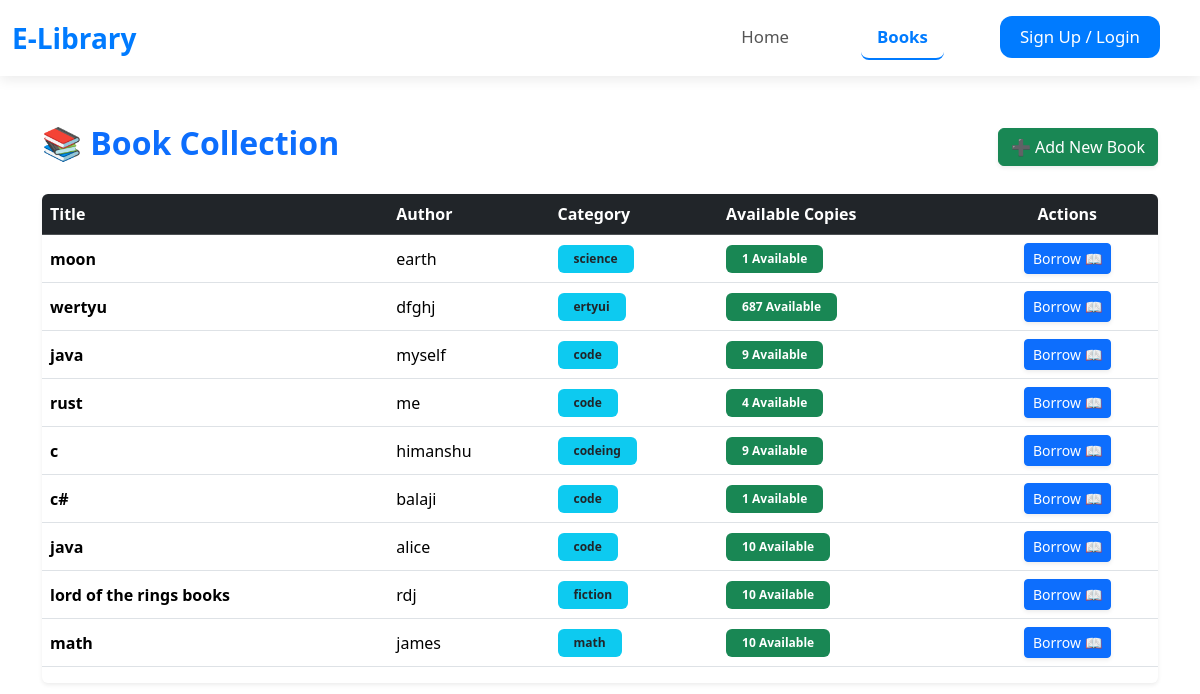
/books/, run on an earlier commit of the app's database.
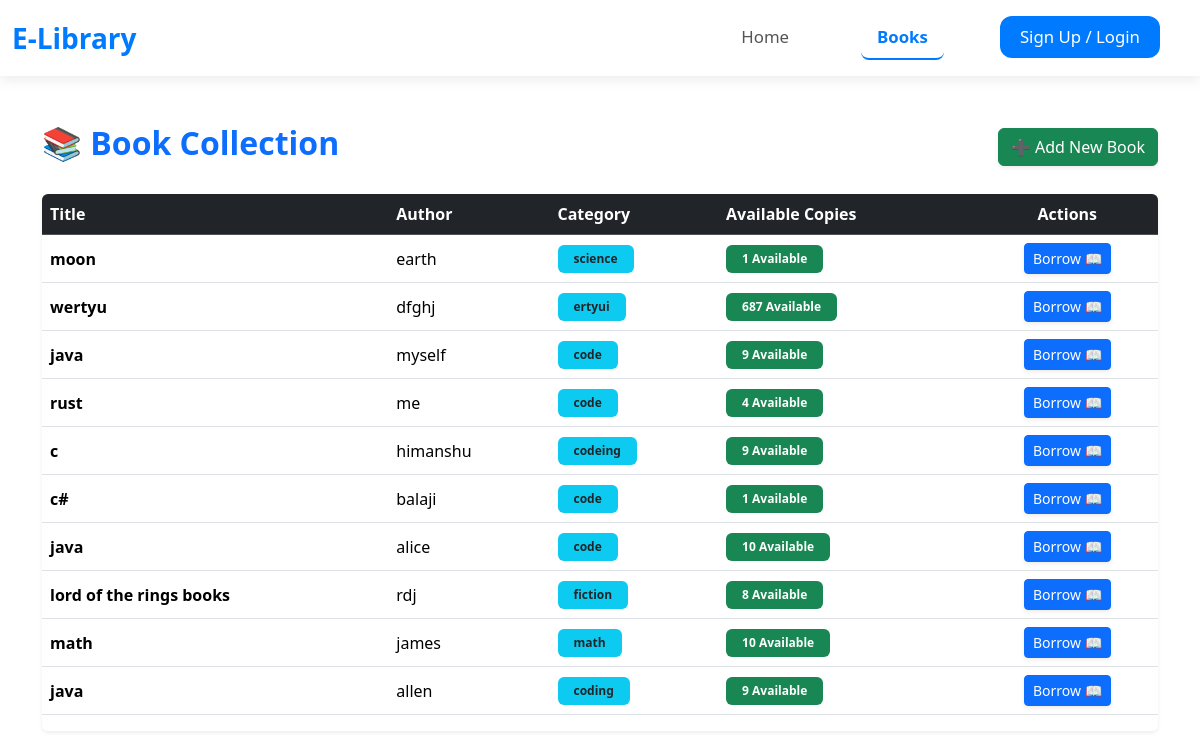
And on a later commit of the database.
### library/models.py (models this page shows, shortened)
class Book(models.Model):
    title = models.CharField(max_length=255)
    author = models.CharField(max_length=255)
    category = models.CharField(max_length=100)
    pages = models.PositiveIntegerField()
    total_copies = models.PositiveIntegerField(default=1)
    available_copies = models.PositiveIntegerField(default=1)
    created_at = models.DateTimeField(auto_now_add=True)
    added_by_id = models.IntegerField(default=0)

### library/views.py (the view)
# urls.py: path('books/', views.book_list, name='book_list'),
def book_list(request):
    books = Book.objects.all()
    return render(request, 'library/book_list.html', {'books': books})

### library/templates/library/book_list.html
{% include "base.html" %}
{% block content %}
<div class="container my-5">
    <div class="d-flex justify-content-between align-items-center mb-4">
        <h2 class="fw-bold text-primary">📚 Book Collection</h2>
        <a href="{% url 'add_book' %}" class="btn btn-success shadow-sm">
            ➕ Add New Book
        </a>
    </div>
    <div class="table-responsive shadow-sm rounded">
        <table class="table table-hover align-middle">
            <thead class="table-dark">
                <tr>
                    <th>Title</th>
                    <th>Author</th>
                    <th>Category</th>
                    <th>Available Copies</th>
                    <th class="text-center">Actions</th>
                </tr>
            </thead>
            <tbody>
                {% for book in books %}
                <tr>
                    <td class="fw-semibold">{{ book.title }}</td>
                    <td>{{ book.author }}</td>
                    <td>
                        <span class="badge bg-info text-dark px-3 py-2">
                            {{ book.category }}
                        </span>
                    </td>
                    <td>
                        {% if book.available_copies > 0 %}
                            <span class="badge bg-success px-3 py-2">
                                {{ book.available_copies }} Available
                            </span>
                        {% else %}
                            <span class="badge bg-danger px-3 py-2">Out of Stock</span>
                        {% endif %}
                    </td>
                    <td class="text-center">
                        <a href="{% url 'borrow_book' book.id %}"
                           class="btn btn-sm btn-primary shadow-sm">
                            Borrow 📖
                        </a>
                    </td>
                </tr>
                {% empty %}
                <tr>
                    <td colspan="5" class="text-center text-muted py-4">
                        No books found 📭
                    </td>
                </tr>
                {% endfor %}
            </tbody>
        </table>
    </div>
</div>
{% endblock %}

What changed in the data, as far as the page shows it:
changed Book "lord of the rings books": available_copies "10" → "8"
added Book: title "java", author "allen", category "coding", available_copies "9"
